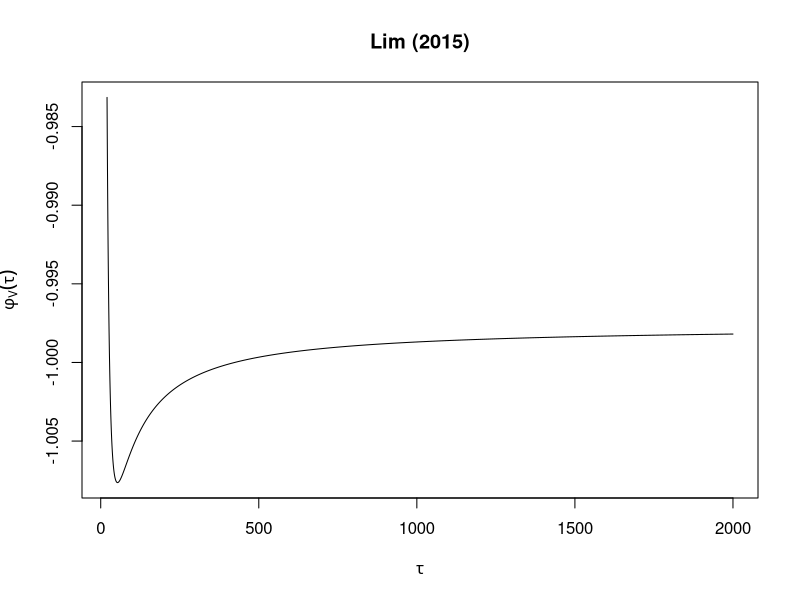
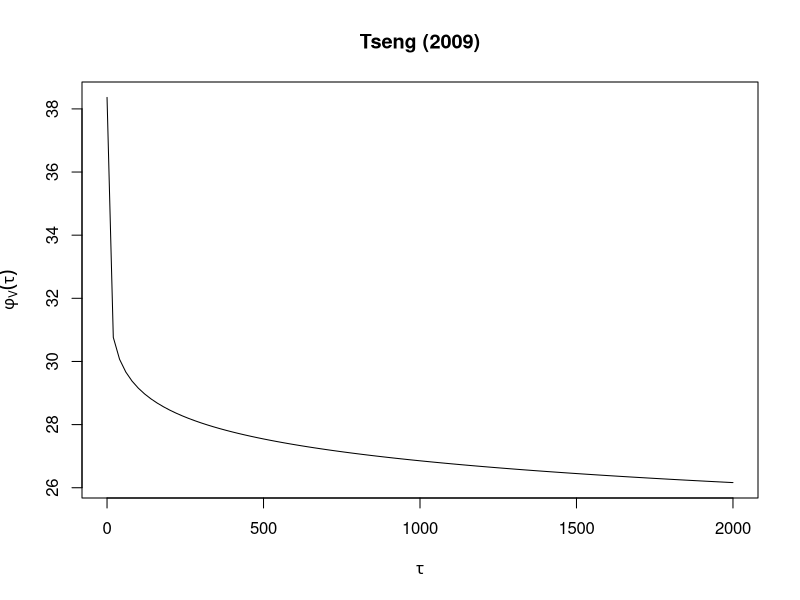
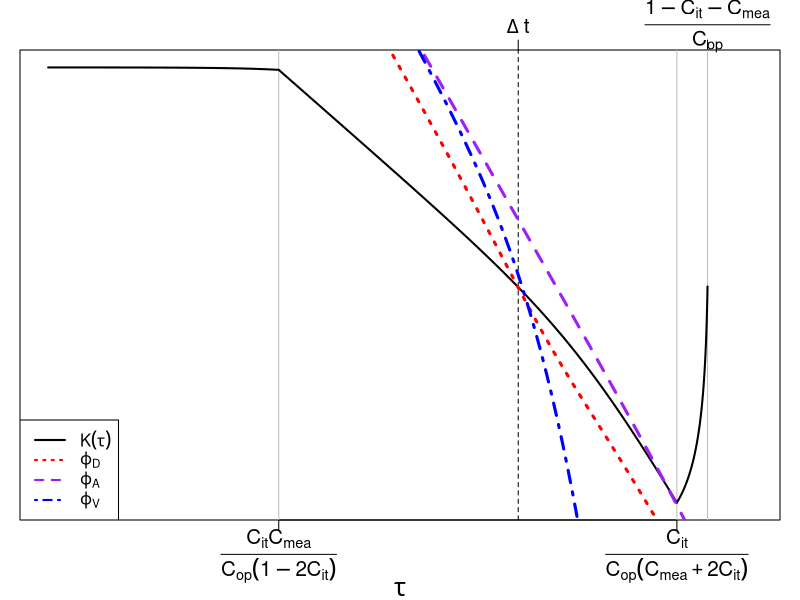
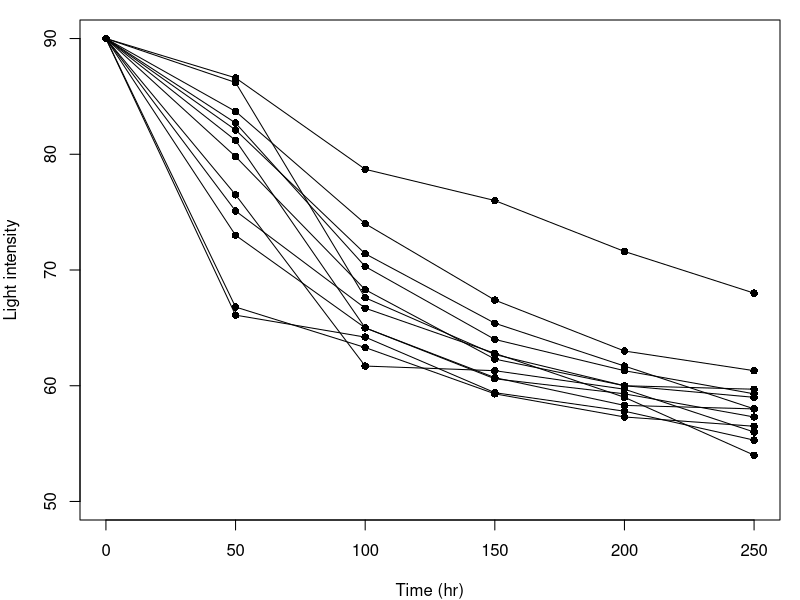
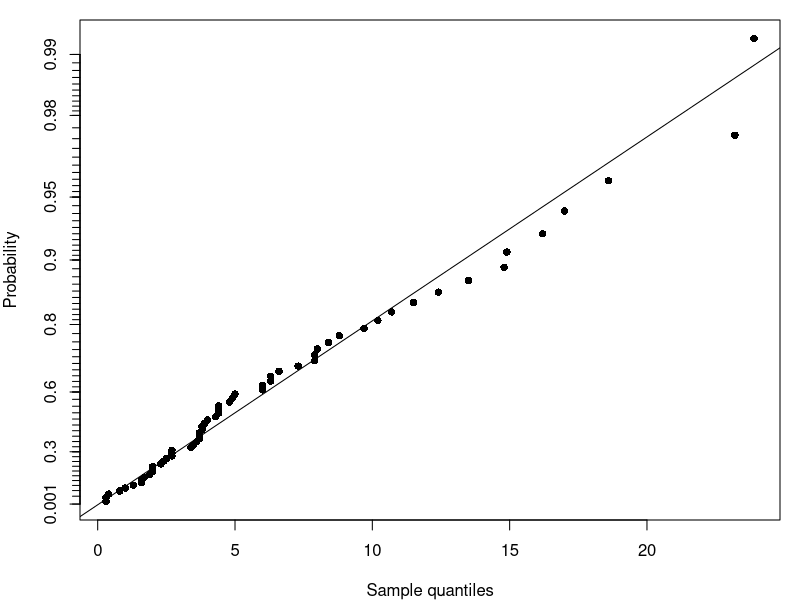

Generate these figures, in order, with R:
library(numDeriv)
library(goftest)
#type-I basis function####
varphi_D=function(tau){
  re=tau^2*(alpha*tau*trigamma(alpha*tau)-1)
  return(re)
}
l_varphi_D=function(tau){
  return(log(varphi_D(tau)))
}
d_l_varphi_D=function(tau){
  return(1/2*grad(l_varphi_D,tau))
}

#grid search####
grid_search_D=function(){
  re=list()
  objold=0
  index=1
  for(n in 1:floor((1-co*dt)/(cm+ci))){
    for(m in 1:floor((1-n*ci)/(n*cm+co*dt))){
      obj=n^2*m^2*varphi_D((1-n*ci-m*n*cm)/(co*m))
      if(obj>objold){
        re=list(n=n,m=m,tau=(1-n*ci-m*n*cm)/(co*m),Te=(1-n*ci-m*n*cm)/(co*m)*m,value=1/obj)
        objold=obj
      }
      index=index+1
    }
  }
  return(re)
}

#exact D-optimal design####
exact_design_D=function(){
  #case 8
  if(ci+cm+co*dt==1){
    obj=varphi_D(dt)
    re=list(n=1,m=1,tau=dt,Te=dt,value=1/obj,case="case8")
    return(re)
  }
  #case 4
  tau_upper=(1-ci-cm)/co
  ccost=max(co/(ci+cm),co/(1-ci))
  if(d_l_varphi_D(tau_upper)>ccost){
    obj=varphi_D(tau_upper)
    re=list(n=1,m=1,tau=tau_upper,Te=tau_upper,value=1/obj,case="case4")
  }
  #case 1
  case2u1=ci*cm/(co*(1-2*ci))
  case2u2=(1-ci-cm)/co
  case2root=function(tau){
    d_l_varphi_D(tau)-co/(cm+co*tau)
  }
  if(1-2*ci-cm>=0&case2u1>dt){
    tau_star=tryCatch(uniroot(case2root,c(dt,case2u1))$root,error=function(e)e)
    if(is.list(tau_star)){
      
    }else{
      m=(1-ci)/(cm+co*tau_star)
      obj=m^2*varphi_D(tau_star)
      return(list(n=1,m=m,tau=tau_star,Te=tau_star*m,value=1/obj,case="case1"))
    }
  }else if(1-2*ci-cm<0&case2u2>dt){
    tau_star=tryCatch(uniroot(case2root,c(dt,case2u2))$root,error=function(e)e)
    if(is.list(tau_star)){
      
    }else{
      m=(1-ci)/(cm+co*tau_star)
      obj=m^2*varphi_D(tau_star)
      return(list(n=1,m=m,tau=tau_star,Te=tau_star*m,value=1/obj,case="case1"))
    }
  }
  #case 2
  case3u=case2u2
  case3l=ci/(co*(cm+2*ci))
  case3root=function(tau){
    d_l_varphi_D(tau)-co/(1-co*tau)
  }
  if(1-2*ci-cm>0&case3u>max(dt,case3l)){
    tau_star=tryCatch(uniroot(case3root,c(max(dt,case3l),case3u))$root,error=function(e)e)
    if(is.list(tau_star)){
      
    }else{
      n=(1-co*tau_star)/(ci+cm)
      obj=n^2*varphi_D(tau_star)
      return(list(n=n,m=1,tau=tau_star,Te=tau_star,value=1/obj,case="case2"))
    }
  }
  #case 3
  case4l=case2u1
  case4u=case3l
  case4root=function(tau){
    n=(-ci+sqrt(ci^2+cm*ci/(co*tau)))/(cm*ci/(co*tau))
    d_l_varphi_D(tau)-co/(cm*n+co*tau)
  }
  if(1-2*ci-cm>0&case4u>max(dt,case4l)){
    tau_star=tryCatch(uniroot(case4root,c(max(dt,case4l),case4u))$root,error=function(e)e)
    if(is.list(tau_star)){
      
    }else{
      n=(-ci+sqrt(ci^2+cm*ci/(co*tau_star)))/(cm*ci/(co*tau_star))
      m=(-ci+sqrt(ci^2+cm*ci/(co*tau_star)))/(cm)
      obj=n^2*m^2*varphi_D(tau_star)
      return(list(n=n,m=m,tau=tau_star,Te=tau_star*m,value=1/obj,case="case3"))
    }
  }
  #case 5
  case2u1=ci*cm/(co*(1-2*ci))
  if(1-2*ci-cm>=0&case2u1>dt&d_l_varphi_D(dt)<co/(cm+co*dt)){
    tau_star=tryCatch(uniroot(case2root,c(dt,case2u1))$root,error=function(e)e)
    m=(1-ci)/(cm+co*dt)
    obj=m^2*varphi_D(dt)
    return(list(n=1,m=m,tau=dt,value=1/obj,case="case5"))
  }else if(1-2*ci-cm<0&&d_l_varphi_D(dt)<co/(cm+co*dt)){
    tau_star=tryCatch(uniroot(case2root,c(dt,case2u1))$root,error=function(e)e)
    m=(1-ci)/(cm+co*dt)
    obj=m^2*varphi_D(dt)
    return(list(n=1,m=m,tau=dt,Te=dt*m,value=1/obj,case="case5"))
  }
  #case 6
  case3l=ci/(co*(cm+2*ci))
  if(1-2*ci-cm>0&dt>case3l&d_l_varphi_D(dt)<co/(1-co*dt)){
    n=(1-co*dt)/(ci+cm)
    obj=n^2*varphi_D(dt)
    return(list(n=n,m=1,tau=dt,Te=dt,value=1/obj,case="case6"))
  }
  #case 7
  case4l=case2u1
  case4u=case3l
  n=(-ci+sqrt(ci^2+cm*ci/(co*dt)))/(cm*ci/(co*dt))
  m=(-ci+sqrt(ci^2+cm*ci/(co*dt)))/(cm)
  if(1-2*ci-cm>0&case4u>dt&dt>case4l&d_l_varphi_D(dt)<co/(cm*n+co*dt)){
    tau_star=tryCatch(uniroot(case4root,c(max(dt,case4l),case4u))$root,error=function(e)e)
    obj=n^2*m^2*varphi_D(dt)
    return(list(n=n,m=m,tau=dt,Te=dt*m,value=1/obj,case="case7"))
  }
}

#basis A function####
varphi_A=function(tau){
  re=(1/(tau^2*trigamma(alpha*tau)-tau/alpha)+1/(alpha*tau))^{-1}
  return(re)
}

l_varphi_A=function(tau){
  return(log(varphi_A(tau)))
}
d_l_varphi_A=function(tau){
  return(grad(l_varphi_A,tau))
}

#exact A-optimal design####
grid_search_A=function(){
  re=list()
  objold=0
  index=1
  for(n in 1:floor((1-co*dt)/(cm+ci))){
    for(m in 1:floor((1-n*ci)/(n*cm+co*dt))){
      obj=n*m*varphi_A((1-n*ci-m*n*cm)/(co*m))
      # print(obj)
      # if(obj<0){
      #   browser()
      # }
      if(obj>objold){
        re=list(n=n,m=m,tau=(1-n*ci-m*n*cm)/(co*m),Te=(1-n*ci-m*n*cm)/(co*m)*m,value=1/obj)
        objold=obj
      }
      index=index+1
    }
  }
  return(re)
}
exact_design_A=function(){
  #case 8
  if(ci+cm+co*dt==1){
    obj=varphi_A(dt)
    re=list(n=1,m=1,tau=dt,Te=dt,value=1/obj,case="case8")
    return(re)
  }
  #case 4
  tau_upper=(1-ci-cm)/co
  ccost=max(co/(ci+cm),co/(1-ci))
  if(d_l_varphi_A(tau_upper)>ccost){
    obj=varphi_A(tau_upper)
    re=list(n=1,m=1,tau=tau_upper,Te=tau_upper,value=1/obj,case="case4")
  }
  #case 1
  case2u1=ci*cm/(co*(1-2*ci))
  case2u2=(1-ci-cm)/co
  case2root=function(tau){
    d_l_varphi_A(tau)-co/(cm+co*tau)
  }
  if(1-2*ci-cm>=0&case2u1>dt){
    tau_star=tryCatch(uniroot(case2root,c(dt,case2u1))$root,error=function(e)e)
    if(is.list(tau_star)){
      
    }else{
      m=(1-ci)/(cm+co*tau_star)
      obj=m*varphi_A(tau_star)
      return(list(n=1,m=m,tau=tau_star,Te=tau_star*m,value=1/obj,case="case1"))
    }
  }else if(1-2*ci-cm<0&case2u2>dt){
    tau_star=tryCatch(uniroot(case2root,c(dt,case2u2))$root,error=function(e)e)
    if(is.list(tau_star)){
      
    }else{
      m=(1-ci)/(cm+co*tau_star)
      obj=m*varphi_A(tau_star)
      return(list(n=1,m=m,tau=tau_star,Te=tau_star*m,value=1/obj,case="case1"))
    }
  }
  #case 2
  case3u=case2u2
  case3l=ci/(co*(cm+2*ci))
  case3root=function(tau){
    d_l_varphi_A(tau)-co/(1-co*tau)
  }
  if(1-2*ci-cm>0&case3u>max(dt,case3l)){
    tau_star=tryCatch(uniroot(case3root,c(max(dt,case3l),case3u))$root,error=function(e)e)
    if(is.list(tau_star)){
      
    }else{
      n=(1-co*tau_star)/(ci+cm)
      obj=n*varphi_A(tau_star)
      return(list(n=n,m=1,tau=tau_star,Te=tau_star,value=1/obj,case="case2"))
    }
  }
  #case 3
  case4l=case2u1
  case4u=case3l
  case4root=function(tau){
    n=(-ci+sqrt(ci^2+cm*ci/(co*tau)))/(cm*ci/(co*tau))
    d_l_varphi_A(tau)-co/(cm*n+co*tau)
  }
  if(1-2*ci-cm>0&case4u>max(dt,case4l)){
    tau_star=tryCatch(uniroot(case4root,c(max(dt,case4l),case4u))$root,error=function(e)e)
    if(is.list(tau_star)){
      
    }else{
      n=(-ci+sqrt(ci^2+cm*ci/(co*tau_star)))/(cm*ci/(co*tau_star))
      m=(-ci+sqrt(ci^2+cm*ci/(co*tau_star)))/(cm)
      obj=n*m*varphi_A(tau_star)
      return(list(n=n,m=m,tau=tau_star,Te=tau_star*m,value=1/obj,case="case3"))
    }
  }
  #case 5
  case2u1=ci*cm/(co*(1-2*ci))
  if(1-2*ci-cm>=0&case2u1>dt&d_l_varphi_A(dt)<co/(cm+co*dt)){
    tau_star=tryCatch(uniroot(case2root,c(dt,case2u1))$root,error=function(e)e)
    m=(1-ci)/(cm+co*dt)
    obj=m*varphi_A(dt)
    return(list(n=1,m=m,tau=dt,Te=dt*m,value=1/obj,case="case5"))
  }else if(1-2*ci-cm<0&&d_l_varphi_A(dt)<co/(cm+co*dt)){
    tau_star=tryCatch(uniroot(case2root,c(dt,case2u1))$root,error=function(e)e)
    m=(1-ci)/(cm+co*dt)
    obj=m*varphi_A(dt)
    return(list(n=1,m=m,tau=dt,Te=dt*m,value=1/obj,case="case5"))
  }
  #case 6
  case3l=ci/(co*(cm+2*ci))
  if(1-2*ci-cm>0&dt>case3l&d_l_varphi_A(dt)<co/(1-co*dt)){
    n=(1-co*dt)/(ci+cm)
    obj=n*varphi_A(dt)
    return(list(n=n,m=1,tau=dt,Te=dt,value=1/obj,case="case6"))
  }
  #case 7
  case4l=case2u1
  case4u=case3l
  n=(-ci+sqrt(ci^2+cm*ci/(co*dt)))/(cm*ci/(co*dt))
  m=(-ci+sqrt(ci^2+cm*ci/(co*dt)))/(cm)
  if(1-2*ci-cm>0&case4u>dt&dt>case4l&d_l_varphi_A(dt)<co/(cm*n+co*dt)){
    tau_star=tryCatch(uniroot(case4root,c(max(dt,case4l),case4u))$root,error=function(e)e)
    obj=n*m*varphi_A(dt)
    return(list(n=n,m=m,tau=dt,Te=dt*m,value=1/obj,case="case7"))
  }
}


#basis V function####
Qcdf=function(par){
  t=par[1]
  alpha=par[2]
  gamma=par[3]
  re=1-pgamma(eta,shape=alpha*t,rate=alpha*exp(-gamma))
  return(re)
}
xip=function(par){
  alpha=par[1]
  gamma=par[2]
  Qcdfroot=function(par){
    xi=par
    if(xi==0){
      return(-p)
    }else{
      re=1-pgamma(eta,shape=alpha*xi,rate=alpha*exp(-gamma))-p
    }
    return(re)
  }
  re=uniroot(Qcdfroot,c(0,exp(-gamma)*eta))
  return(re$root)
}
DQcdf=function(par){
  re=grad(Qcdf,c(xip(par),par))
  return(re)
}
varphi_V=function(tau){
  gradQcdf=DQcdf(c(alpha,gamma))
  h1=gradQcdf[2]/gradQcdf[1]
  h2=gradQcdf[3]/gradQcdf[1]
  re=((h1^2)/(tau^2*trigamma(alpha*tau)-tau/alpha)+(h2^2)/(alpha*tau))^{-1}
  return(re)
}

l_varphi_V=function(tau){
  return(log(varphi_V(tau)))
}
d_l_varphi_V=function(tau){
  return(grad(l_varphi_V,tau))
}
#exact V-optimal design####
exact_design_V=function(){
  #case 8
  if(ci+cm+co*dt==1){
    obj=varphi_V(dt)
    re=list(n=1,m=1,tau=dt,Te=dt,avar=1/obj,case="case8")
    return(re)
  }
  #case 4
  tau_upper=(1-ci-cm)/co
  ccost=max(co/(ci+cm),co/(1-ci))
  if(d_l_varphi_V(tau_upper)>ccost){
    obj=varphi_V(tau_upper)
    re=list(n=1,m=1,tau=tau_upper,Te=tau_upper,avar=1/obj,case="case4")
  }
  #case 1
  case2u1=ci*cm/(co*(1-2*ci))
  case2u2=(1-ci-cm)/co
  case2root=function(tau){
    d_l_varphi_V(tau)-co/(cm+co*tau)
  }
  if(1-2*ci-cm>=0&case2u1>dt){
    tau_star=tryCatch(uniroot(case2root,c(dt,case2u1))$root,error=function(e)e)
    if(is.list(tau_star)){
      
    }else{
      m=(1-ci)/(cm+co*tau_star)
      obj=m*varphi_V(tau_star)
      return(list(n=1,m=m,tau=tau_star,Te=tau_star*m,avar=1/obj,case="case1"))
    }
  }else if(1-2*ci-cm<0&case2u2>dt){
    tau_star=tryCatch(uniroot(case2root,c(dt,case2u2))$root,error=function(e)e)
    if(is.list(tau_star)){
      
    }else{
      m=(1-ci)/(cm+co*tau_star)
      obj=m*varphi_V(tau_star)
      return(list(n=1,m=m,tau=tau_star,Te=tau_star*m,avar=1/obj,case="case1"))
    }
  }
  #case 2
  case3u=case2u2
  case3l=ci/(co*(cm+2*ci))
  case3root=function(tau){
    d_l_varphi_V(tau)-co/(1-co*tau)
  }
  if(1-2*ci-cm>0&case3u>max(dt,case3l)){
    tau_star=tryCatch(uniroot(case3root,c(max(dt,case3l),case3u))$root,error=function(e)e)
    if(is.list(tau_star)){
      
    }else{
      n=(1-co*tau_star)/(ci+cm)
      obj=n*varphi_V(tau_star)
      return(list(n=n,m=1,tau=tau_star,Te=tau_star,avar=1/obj,case="case2"))
    }
  }
  #case 3
  case4l=case2u1
  case4u=case3l
  case4root=function(tau){
    n=(-ci+sqrt(ci^2+cm*ci/(co*tau)))/(cm*ci/(co*tau))
    d_l_varphi_V(tau)-co/(cm*n+co*tau)
  }
  if(1-2*ci-cm>0&case4u>max(dt,case4l)){
    tau_star=tryCatch(uniroot(case4root,c(max(dt,case4l),case4u))$root,error=function(e)e)
    if(is.list(tau_star)){
      
    }else{
      n=(-ci+sqrt(ci^2+cm*ci/(co*tau_star)))/(cm*ci/(co*tau_star))
      m=(-ci+sqrt(ci^2+cm*ci/(co*tau_star)))/(cm)
      obj=n*m*varphi_V(tau_star)
      return(list(n=n,m=m,tau=tau_star,Te=tau_star*m,avar=1/obj,case="case3"))
    }
  }
  #case 6
  case2u1=ci*cm/(co*(1-2*ci))
  if(1-2*ci-cm>=0&case2u1>dt&d_l_varphi_V(dt)<co/(cm+co*dt)){
    tau_star=tryCatch(uniroot(case2root,c(dt,case2u1))$root,error=function(e)e)
    m=(1-ci)/(cm+co*dt)
    obj=m*varphi_V(dt)
    return(list(n=1,m=m,tau=dt,avar=1/obj,case="case5"))
  }else if(1-2*ci-cm<0&&d_l_varphi_V(dt)<co/(cm+co*dt)){
    tau_star=tryCatch(uniroot(case2root,c(dt,case2u1))$root,error=function(e)e)
    m=(1-ci)/(cm+co*dt)
    obj=m*varphi_V(dt)
    return(list(n=1,m=m,tau=dt,Te=dt*m,avar=1/obj,case="case5"))
  }
  #case 7
  case3l=ci/(co*(cm+2*ci))
  if(1-2*ci-cm>0&dt>case3l&d_l_varphi_V(dt)<co/(1-co*dt)){
    n=(1-co*dt)/(ci+cm)
    obj=n*varphi_V(dt)
    return(list(n=n,m=1,tau=dt,Te=dt*1,avar=1/obj,case="case6"))
  }
  #case 8
  case4l=case2u1
  case4u=case3l
  n=(-ci+sqrt(ci^2+cm*ci/(co*dt)))/(cm*ci/(co*dt))
  m=(-ci+sqrt(ci^2+cm*ci/(co*dt)))/(cm)
  if(1-2*ci-cm>0&case4u>dt&dt>case4l&d_l_varphi_V(dt)<co/(cm*n+co*dt)){
    tau_star=tryCatch(uniroot(case4root,c(max(dt,case4l),case4u))$root,error=function(e)e)
    obj=n*m*varphi_V(dt)
    return(list(n=n,m=m,tau=dt,Te=dt*m,avar=1/obj,case="case7"))
  }
}
grid_search_V=function(){
  re=list()
  objold=0
  index=1
  for(n in 1:floor((1-co*dt)/(cm+ci))){
    for(m in 1:floor((1-n*ci)/(n*cm+co*dt))){
      obj=n*m*varphi_V((1-n*ci-m*n*cm)/(co*m))
      if(obj>objold){
        re=list(n=n,m=m,tau=(1-n*ci-m*n*cm)/(co*m),Te=(1-n*ci-m*n*cm)/(co*m)*m,value=1/obj)
        objold=obj
      }
      index=index+1
    }
  }
  return(re)
}
#type-II-basis function####
varrho_D=function(gm,te,alpha,gamma=NULL,dt,eta=NULL,p=NULL,log=T){
  m=gm
  omega=te-(m-1)*dt
  re=alpha*te*((m-1)*dt^2*psigamma(alpha*dt,1)+(omega)^2*psigamma(alpha*omega,1))-te^2
  if(log==T){
    return(log(re))
  }else{
    return(re)
  }
}
phi_D=function(n,m,te,alpha,gamma=NULL,dt,eta=NULL,p=NULL){
  re=varrho_D(m,te,alpha,gamma=NULL,dt,eta=NULL,p=NULL,F)
  return(1/(n^2*re))
}
varphi_Dm=function(m,te,alpha,gamma=NULL,dt,eta=NULL,p=NULL){
  re=grad(varrho_D,x=m,te=te,alpha=alpha,dt=dt,log=T)/2
  return(re)
}
varphi_DT=function(m,te,alpha,gamma=NULL,dt,eta=NULL,p=NULL){
  re=grad(varrho_D,x=te,gm=m,alpha=alpha,dt=dt,log=T)/2
  return(re)
}
varrho_A=function(gm,te,alpha,gamma=NULL,dt,eta=NULL,p=NULL,log=T){
  m=gm
  omega=te-(m-1)*dt
  re1=(m-1)*dt^2*psigamma(alpha*dt,1)+(omega)^2*psigamma(alpha*omega,1)-te/alpha
  re2=alpha*te
  re=(1/re1+1/re2)^(-1)
  if(log==T){
    return(log(re))
  }else{
    return(re)
  }
}
phi_A=function(n,m,te,alpha,gamma=NULL,dt,eta=NULL,p=NULL){
  re=varrho_A(m,te,alpha,gamma=NULL,dt,eta=NULL,p=NULL,F)
  return(1/(n*re))
}
varphi_Am=function(m,te,alpha,gamma=NULL,dt,eta=NULL,p=NULL){
  re=grad(varrho_A,x=m,te=te,alpha=alpha,dt=dt,log=T)
  return(re)
}
varphi_AT=function(m,te,alpha,gamma=NULL,dt,eta=NULL,p=NULL){
  re=grad(varrho_A,x=te,gm=m,alpha=alpha,dt=dt,log=T)
  return(re)
}
varrho_V=function(gm,te,alpha,gamma,dt,eta,p,log=T){
  m=gm
  Qcdf=function(par){
    t=par[1]
    alpha=par[2]
    gamma=par[3]
    re=1-pgamma(eta,shape=alpha*t,rate=alpha*exp(-gamma))
    return(re)
  }
  xip=function(par){
    alpha=par[1]
    gamma=par[2]
    Qcdfroot=function(par){
      xi=par
      if(xi==0){
        return(-p)
      }else{
        re=1-pgamma(eta,shape=alpha*xi,rate=alpha*exp(-gamma))-p
      }
      return(re)
    }
    re=uniroot(Qcdfroot,c(0,2*exp(-gamma)*eta))
    return(re$root)
  }
  DQcdf=function(par){
    re=grad(Qcdf,c(xip(par),par))
    return(re)
  }
  gradQcdf=DQcdf(c(alpha,gamma))
  h1=gradQcdf[2]/gradQcdf[1]
  h2=gradQcdf[3]/gradQcdf[1]
  omega=te-(m-1)*dt
  re1=(m-1)*dt^2*psigamma(alpha*dt,1)+(omega)^2*psigamma(alpha*omega,1)-te/alpha
  re2=alpha*te
  re=(h1^2/re1+h2^2/re2)^(-1)
  if(log==T){
    return(log(re))
  }else{
    return(re)
  }
}
phi_V=function(n,m,te,alpha,gamma,dt,eta,p){
  re=varrho_V(m,te,alpha,gamma,dt,eta,p,F)
  return(1/(n*re))
}
varphi_Vm=function(m,te,alpha,gamma,dt,eta,p){
  re=grad(varrho_V,x=m,te=te,alpha=alpha,gamma=gamma,dt=dt,eta=eta,p=p,log=T)
  return(re)
}
varphi_VT=function(m,te,alpha,gamma,dt,eta,p){
  re=grad(varrho_V,x=te,gm=m,alpha=alpha,gamma=gamma,dt=dt,eta=eta,p=p,log=T)
  return(re)
}

Qcdf=function(par){
  t=par[1]
  alpha=par[2]
  gamma=par[3]
  re=1-pgamma(eta,shape=alpha*t,rate=alpha*exp(-gamma))
  return(re)
}
xip=function(par){
  alpha=par[1]
  gamma=par[2]
  Qcdfroot=function(par){
    xi=par
    if(xi==0){
      return(-p)
    }else{
      re=1-pgamma(eta,shape=alpha*xi,rate=alpha*exp(-gamma))-p
    }
    return(re)
  }
  re=uniroot(Qcdfroot,c(0,exp(-gamma)*eta))
  return(re$root)
}
DQcdf=function(par){
  re=grad(Qcdf,c(xip(par),par))
  return(re)
}
varphi_V=function(tau){
  gradQcdf=DQcdf(c(alpha,gamma))
  h1=gradQcdf[2]/gradQcdf[1]
  h2=gradQcdf[3]/gradQcdf[1]
  re=((h1^2)/(tau^2*trigamma(alpha*tau)-tau/alpha)+(h2^2)/(alpha*tau))^{-1}
  return(re)
}

l_varphi_V=function(tau){
  return(log(varphi_V(tau)))
}
d_l_varphi_V=function(tau){
  return(grad(l_varphi_V,tau))
}
#optimal type-II design####
exact_typII=function(ci,cm,co,alpha,gamma=NULL,dt,eta=NULL,p=NULL,varphim,varphiT,phi){
  # browser()
  TC=function(n,m,te){
    ci*n+cm*n*m+co*te
  }
  #m,te,alpha,gamma=NULL,dt,eta=NULL,p=NULL
  #case1
  Tm=function(m){
    (1-cm*m-ci)/co
  }
  f=function(m){
    varphim(m,Tm(m),alpha,gamma,dt,eta,p)/varphiT(m,Tm(m),alpha,gamma,dt,eta,p)-cm/co
  }
  m1=try(uniroot(f,c(1,(1-ci-co*dt)/cm)))
  if(is.list(m1)){
    m1=m1$root
    if(co/(ci+cm*m1)<varphiT(m1,Tm(m1),alpha,gamma,dt,eta,p)){
      ns=1
      ms=m1
      Ts=Tm(m1)
      return(list(n=ns,m=ms,Te=Ts,obj=phi(ns,ms,Ts,alpha,gamma,dt,eta,p),cost=TC(ns,ms,Ts),case="case1"))
    }
  }
  
  #case2
  Tn=function(n){
    (1-n*(cm+ci))/co
  }
  f=function(n){
    n*varphiT(1,Tn(n),alpha,gamma,dt,eta,p)-co/(ci+cm)
  }
  n2=try(uniroot(f,c(1,(1-co*dt)/(ci+cm))))
  if(is.list(n2)){
    n2=n2$root
    if(varphim(1,Tn(n2),alpha,gamma,dt,eta,p)<cm/(ci+cm)){
      ns=n2
      ms=1
      Ts=Tn(n2)
      return(list(n=ns,m=ms,Te=Ts,obj=phi(ns,ms,Ts,alpha,gamma,dt,eta,p),cost=TC(ns,ms,Ts),case="case2"))
    }
  }
  #case3
  # browser()
  Tnm=function(n,m){
    (1-ci*n-cm*n*m)/co
  }
  f=function(par){
    # browser()
    n=par[1]
    m=par[2]
    if(n<1|m<1|m>(1-ci*n)/(cm*n+co*dt)|n>(1-co*dt)/(ci+cm)){
      return(Inf)
    }
    re1=abs(varphim(m,Tnm(n,m),alpha,gamma,dt,eta,p)-cm/(ci+cm*m))
    re2=abs(n*varphiT(m,Tnm(n,m),alpha,gamma,dt,eta,p)-co/(ci+cm*m))
    return(re1+re2)
  }
  # f1=function(n,m){
  #   # browser()
  #   re1=varphim(m,Tnm(n,m),alpha,gamma,dt,eta,p)-cm/(ci+cm*m)
  #   return(re1)
  # }
  # f2=function(n,m){
  #   # browser()
  #   re2=n*varphiT(m,Tnm(n,m),alpha,gamma,dt,eta,p)-co/(ci+cm*m)
  #   return(re2)
  # }
  n3=m3=2
  # browser()
  # for(iter in 1:1){
  #   n3=uniroot(f1,c(1,floor((1-ci)/(cm+co*dt))/2),n=m3)$root
  #   m3=uniroot(f2,c(1,floor((1-co*dt)/(ci+cm))/2),m=n3)$root
  # }
  # nini=mean(c(1,(1-co*dt)/(ci+cm)))
  # mini=mean(c(1,(1-ci*nini)/(cm*nini+co*dt)))
  
  n3m3=list(value=Inf)
  for(nini in 1:floor((1-co*dt)/(ci+cm))){
    mini=floor((1-ci*nini)/(cm*nini+co*dt))
    n3m3new=optim(c(nini,mini),f,list(maxit=10000))
    if(n3m3new$value<n3m3$value){
      n3m3=n3m3new
      # print(n3m3$value)
      if(n3m3$value<10^-10){
        break
      }
    }
  }
  
  n3=n3m3$par[1]
  m3=n3m3$par[2]
  if(n3>1&m3>1&Tnm(n3,m3)>m3*dt+10^-4){
    ns=n3
    ms=m3
    Ts=Tnm(n3,m3)
    return(list(n=ns,m=ms,Te=Ts,obj=phi(ns,ms,Ts,alpha,gamma,dt,eta,p),cost=TC(ns,ms,Ts),case="case3"))
  }
  #case4
  T4=(1-cm-ci)/co
  if(co/(ci+cm)<varphiT(1,T4,alpha,gamma,dt,eta,p)&varphim(1,T4,alpha,gamma,dt,eta,p)/varphiT(1,T4,alpha,gamma,dt,eta,p)<cm/co){
    ns=1
    ms=1
    Ts=T4
    return(list(n=ns,m=ms,Te=Ts,obj=phi(ns,ms,Ts,alpha,gamma,dt,eta,p),cost=TC(ns,ms,Ts),case="case4"))
  }
  #case5
  m5=(1-ci)/(cm+co*dt)
  if((cm+dt*co)/(ci+cm*m5)<varphim(m5,m5*dt,alpha,gamma,dt,eta,p)+dt*varphiT(m5,m5*dt,alpha,gamma,dt,eta,p)){
    ns=1
    ms=m5
    Ts=m5*dt
    return(list(n=ns,m=ms,Te=Ts,obj=phi(ns,ms,Ts,alpha,gamma,dt,eta,p),cost=TC(ns,ms,Ts),case="case5"))
  }
  #case6
  n6=(1-co*dt)/(ci+cm)
  if(n6*(varphim(1,dt,alpha,gamma,dt,eta,p)+dt*varphiT(1,dt,alpha,gamma,dt,eta,p))<(co*dt+cm*n6)/(ci+cm)&n6*varphiT(1,dt,alpha,gamma,dt,eta,p)<co/(ci+cm)){
    ns=n6
    ms=1
    Ts=dt
    return(list(n=ns,m=ms,Te=Ts,obj=phi(ns,ms,Ts,alpha,gamma,dt,eta,p),cost=TC(ns,ms,Ts),case="case6"))
  }
  #case7
  nm=function(m){
    (1-co*m*dt)/(ci+cm*m)
  }
  f=function(m){
    nm(m)*(varphim(m,m*dt,alpha,gamma,dt,eta,p)+dt*varphiT(m,m*dt,alpha,gamma,dt,eta,p))-(co*dt+cm*nm(m))/(ci+cm*m)
  }
  m7=try(uniroot(f,c(1,(1-ci)/(co*dt+cm))))
  if(is.list(m7)){
    m7=m7$root
    if(nm(m7)*varphiT(m7,m7*dt,alpha,gamma,dt,eta,p)<co/(ci+cm*m7)){
      ns=nm(m7)
      ms=m7
      Ts=m7*dt
      return(list(n=ns,m=ms,Te=Ts,obj=phi(ns,ms,Ts,alpha,gamma,dt,eta,p),cost=TC(ns,ms,Ts),case="case7"))
    }
  }
  #case8
  if(ci+cm+co*dt==1){
    ns=1
    ms=1
    Ts=dt
    return(list(n=ns,m=ms,Te=Ts,obj=phi(ns,ms,Ts,alpha,gamma,dt,eta,p),cost=TC(ns,ms,Ts),case="case8"))
  }
}
grid_search_II=function(phi){
  re=list()
  objold=Inf
  index=1
  for(n in 1:floor((1-co*dt)/(cm+ci))){
    for(m in 1:floor((1-n*ci-co*dt)/(n*cm))){
      if((1-n*ci-m*n*cm)/(co)<m*dt){
        
      }else{
        obj=phi(n,m,(1-n*ci-m*n*cm)/(co),alpha,gamma,dt,eta,p)
        if(obj<objold){
          re=list(n=n,m=m,te=(1-n*ci-m*n*cm)/(co),value=obj,cost=ci*n+cm*n*m+co*(1-n*ci-m*n*cm)/(co))
          objold=obj
        }
        index=index+1
      }
    }
  }
  return(re)
}
#figures####
#Lim (2015)
pdf("Lim_2015.pdf",width = 7,height=7,pointsize = 18)
alpha=0.065;gamma=-0.77;eta=0.5;p=0.1
curve(log(1/varphi_V(x)),20,2000,xlab=expression(tau),ylab=expression(phi[V](tau)),main="Lim (2015)",n=10000)
dev.off()
#Tseng(2009)
pdf("Tseng_2009.pdf",width = 7,height=7,pointsize = 18)
alpha=exp(4.17-4058.79/323);beta=1/0.0625;gamma=log(alpha/beta);eta=5;p=0.05
curve(log(1/varphi_V(x)),0.01,2000,xlab=expression(tau),ylab=expression(phi[V](tau)),main="Tseng (2009)")
dev.off()


#plot of K(tau) lim2015####
library(numDeriv)
alpha=0.065;gamma=-0.77
cb=1000;ci=30/cb;cm=1.9/cb;co=2.7/cb;eta=0.5;p=0.1;dt=5
K1=function(tau){
  (cm/co+tau)^(-1)
}
K2=function(tau){
  (1/co-tau)^(-1)
}
K3=function(tau){
  (tau*sqrt(1+cm/(co*ci*tau)))^(-1)
}
pdf("k_tau_ex1.pdf",width=7,height=7,pointsize=18)
par(mar=c(4,1,2.5,1))
plot(10,10,xlim=c(-9,log((1-ci-cm)/co)+1),ylim=log(c(co*(cm+2*ci)/(ci+cm),co/cm)),xlab=expression(tau),ylab="",xaxt="n",yaxt="n",cex.lab=1.5)
axis(1,at=log(c(ci*cm/(co*(1-2*ci)),ci/(co*(cm+2*ci)))),labels = expression(frac(C[it]*C[mea],C[op]*(1-2*C[it])),frac(C[it],C[op]*(C[mea]+2*C[it]))),padj=0.5,cex.axis=1.24)
axis(3,at=log(c((1-ci-cm)/co)),labels = expression(frac(1-C[it]-C[mea],C[op])),padj=0.5,cex.axis=1.24)
abline(v=log(c(ci*cm/(co*(1-2*ci)),ci/(co*(cm+2*ci)),(1-ci-cm)/co)),col="gray")
#abline(h=c(co/cm,K1(ci*cm/(co*(1-2*ci))),K3(ci/(co*(cm+2*ci))),K2((1-ci-cm)/co)),col="gray")
K1x=seq(-9,log(ci*cm/(co*(1-2*ci))),length.out=100)
lines((K1x),log(K1(exp(K1x))),lwd=2)
K3x=seq(log(ci*cm/(co*(1-2*ci))),log(ci/(co*(cm+2*ci))),length.out=100)
lines((K3x),log(K3(exp(K3x))),lwd=2)
K2x=seq(log(ci/(co*(cm+2*ci))),log((1-ci-cm)/co),length.out=100)
lines((K2x),log(K2(exp(K2x))),lwd=2)
abline(v=log(dt),lty=2)
axis(3,at=log(dt),labels = expression(Delta~t),padj=0.5,cex.axis=1.24)
curve(log(Vectorize(d_l_varphi_D)(exp(x))),log(ci*cm/(co*(1-2*ci))*0.1),log((1-ci-cm)/co),add = T,col="red",n=100,lty=3,lwd=3)
case4root=function(tau){
  n=(-ci+sqrt(ci^2+cm*ci/(co*tau)))/(cm*ci/(co*tau))
  d_l_varphi_D(tau)-2*co/(cm*n+co*tau)
}
tau_star=tryCatch(uniroot(case4root,c(ci*cm/(co*(1-2*ci)),ci/(co*(cm+2*ci))))$root,error=function(e)e)
curve(log(Vectorize(d_l_varphi_A)(exp(x))),log(ci*cm/(co*(1-2*ci))*0.1),log((1-ci-cm)/co),add = T,col="purple",n=100,lty=2,lwd=3)
curve(log(Vectorize(d_l_varphi_V)(exp(x))),log(ci*cm/(co*(1-2*ci))*0.1),log((1-ci-cm)/co),add = T,col="blue",n=100,lty=4,lwd=3)
legend("bottomleft",legend=expression(K(tau),varphi[D],varphi[A],varphi[V]),lty=c(1,3,2,4),col=c("black","red","purple","blue"),lwd=2)
dev.off()


#example 2
test_time=c(0,50,100,150,200,250)
LED_deg=matrix(c(13.4,17.9,17.3,20.2,24.9,16.3,27,13.8,18.8,33.2,33.9,23.5,
                 21.3,28.6,29.7,31.7,33.3,26.0,35.0,32.4,35.0,36.7,35.8,38.3,
                 24,34.6,36,37.7,37.2,32.6,39.3,37.3,39.4,40.7,40.6,38.7,
                 28.4,38.3,38.7,40,41,37,41.7,40,40.7,42.7,42.2,40.3,
                 32.0,42.0,40.7,41,46,38.7,42,40.3,42.7,43.5,44.7,44.0),ncol=5)
LED_deg=cbind(rep(10,12),LED_deg)
LED_deg=100-LED_deg

pdf("ex2data.pdf",width=7,height=7,pointsize = 18)
par(mar=c(4,4,1,1))
plot(-100,xlim=c(0,250),ylim=c(50,90),xlab="Time (hr)",ylab="Light intensity")
for(i in 1:nrow(LED_deg)){
  points(test_time,LED_deg[i,],pch=16)
  lines(test_time,LED_deg[i,])
}
dev.off()

likelihood=function(par){
  # browser()
  alpha=par[1]
  gam=par[2]
  time_tran=test_time
  inc=sapply(1:nrow(LED_deg),function(x){-diff(LED_deg[x,])})
  dtime_tran=diff(time_tran)
  re=sapply(1:ncol(inc),function(x){
    dt=dtime_tran
    dz=inc[,x]
    re2=alpha*dt*log(alpha)-lgamma(alpha*dt)+(alpha*dt-1)*log(dz)-alpha*(dz*exp(-gam)+gam*dt)
    return(re2)
  })
  res=sum(re)
  return(res)
}
gammaopt=optim(c(0.02,2.11),likelihood,control = list(fnscale=-1))
alpha_hat=gammaopt$par[1]
gamma_hat=gammaopt$par[2]

pdf("ex2dataprobplot.pdf",width=7,height=7,pointsize = 18)
par(mar=c(4,4,1,1))
inc=sapply(1:nrow(LED_deg),function(x){-diff(LED_deg[x,])})
py=((1:length(inc))-0.5)/length(inc)
qy=qgamma(py,shape=alpha_hat*50,rate=alpha_hat*exp(-gamma_hat))
qqplot(inc,qy,xlab="Sample quantiles",ylab="Probability",pch=16,yaxt="n")
# atp=seq(qgamma(c(0.001),shape=alpha_hat*50,rate=alpha_hat*exp(-gamma_hat)),qgamma(c(0.99),shape=alpha_hat*50,rate=alpha_hat*exp(-gamma_hat)),length.out=10)
atp=c(0.001,0.3,0.6,0.8,0.9,0.95,0.98,0.99)
# axis(2,at=atp,label=round(pgamma(atp,shape=alpha_hat*50,rate=alpha_hat*exp(-gamma_hat)),3))
axis(2,at=qgamma(atp,shape=alpha_hat*50,rate=alpha_hat*exp(-gamma_hat)),label=atp)
axissmallt=function(atp){
  n=length(atp)
  satp=c()
  for(i in 2:n){
    satp=c(satp,seq(atp[i-1],atp[i],length.out=11))
  }
  axis(2,at=qgamma(satp,shape=alpha_hat*50,rate=alpha_hat*exp(-gamma_hat)),tck=-0.015,labels=F)
}
axissmallt(atp)
abline(a=0,b=1)
dev.off()
ad.test(sort(inc),"pgamma",shape=alpha_hat*50,rate=alpha_hat*exp(-gamma_hat))


#tables####
#example 1
alpha=0.065;gamma=-0.77
cb=1000;ci=30/cb;cm=1.9/cb;co=2.7/cb;eta=0.5;p=0.1;dt=5
summarizeoptIandII=function(){
  opiiD=as.numeric(unlist(exact_typII(ci=ci,cm=cm,co=co,alpha=alpha,gamma=gamma,dt=dt,eta=eta,p=p,varphi_Dm,varphi_DT,phi_D)))
  # browser()
  opiiA=as.numeric(unlist(exact_typII(ci=ci,cm=cm,co=co,alpha=alpha,gamma=gamma,dt=dt,eta=eta,p=p,varphi_Am,varphi_AT,phi_A)))
  opiiV=as.numeric(unlist(exact_typII(ci=ci,cm=cm,co=co,alpha=alpha,gamma=gamma,dt=dt,eta=eta,p=p,varphi_Vm,varphi_VT,phi_V)))
  opiD=as.numeric(unlist(exact_design_D()))
  opiA=as.numeric(unlist(exact_design_A()))
  opiV=as.numeric(unlist(exact_design_V()))
  re=matrix(c(unlist(opiD)[c(5,5,1,2,4)]/c(1,unlist(opiiD)[4],1,1,1),
              unlist(opiiD)[c(4,4,1,2,3)]/c(1,unlist(opiiD)[4],1,1,1),
              unlist(opiA)[c(5,5,1,2,4)]/c(1,unlist(opiiA)[4],1,1,1),
              unlist(opiiA)[c(4,4,1,2,3)]/c(1,unlist(opiiA)[4],1,1,1),
              unlist(opiV)[c(5,5,1,2,4)]/c(1,unlist(opiiV)[4],1,1,1),
              unlist(opiiV)[c(4,4,1,2,3)]/c(1,unlist(opiiV)[4],1,1,1)),ncol=5,byrow=T)
  re[,2]=1/re[,2]
  re=data.frame(re)
  colnames(re)=c("obj","RE","n","m","Te")
  return(re)
}
options(digits = 3)
table1=summarizeoptIandII()
#example 2
alpha=0.02825;gamma=-2.0725
cb=1000;ci=7.56*10^(-2);cm=1.06*10^(-3);co=1.17*10^(-4);eta=50;p=0.05;dt=5
summarizeoptIandII=function(){
  opiiD=as.numeric(unlist(exact_typII(ci=ci,cm=cm,co=co,alpha=alpha,gamma=gamma,dt=dt,eta=eta,p=p,varphi_Dm,varphi_DT,phi_D)))
  # browser()
  opiiA=as.numeric(unlist(exact_typII(ci=ci,cm=cm,co=co,alpha=alpha,gamma=gamma,dt=dt,eta=eta,p=p,varphi_Am,varphi_AT,phi_A)))
  opiiV=as.numeric(unlist(exact_typII(ci=ci,cm=cm,co=co,alpha=alpha,gamma=gamma,dt=dt,eta=eta,p=p,varphi_Vm,varphi_VT,phi_V)))
  opiiDgrid=as.numeric(unlist(grid_search_II(phi_D)))
  opiiAgrid=as.numeric(unlist(grid_search_II(phi_A)))
  opiiVgrid=as.numeric(unlist(grid_search_II(phi_V)))
  opiD=as.numeric(unlist(exact_design_D()))
  opiDgrid=as.numeric(unlist(grid_search_D()))
  opiA=as.numeric(unlist(exact_design_A()))
  opiAgrid=as.numeric(unlist(grid_search_A()))
  opiV=as.numeric(unlist(exact_design_V()))
  opiVgrid=as.numeric(unlist(grid_search_V()))
  re=matrix(c(unlist(opiD)[c(5,5,1,2,4)]/c(1,unlist(opiiD)[4],1,1,1),
              unlist(opiDgrid)[c(5,5,1,2,4)]/c(1,unlist(opiiD)[4],1,1,1),
              unlist(opiiD)[c(4,4,1,2,3)]/c(1,unlist(opiiD)[4],1,1,1),
              unlist(opiiDgrid)[c(4,4,1,2,3)]/c(1,unlist(opiiD)[4],1,1,1),
              c(1/3600/varphi_D(250),1/3600/varphi_D(250)/unlist(opiiD)[4],12,5,250),
              unlist(opiA)[c(5,5,1,2,4)]/c(1,unlist(opiiA)[4],1,1,1),
              unlist(opiAgrid)[c(5,5,1,2,4)]/c(1,unlist(opiiA)[4],1,1,1),
              unlist(opiiA)[c(4,4,1,2,3)]/c(1,unlist(opiiA)[4],1,1,1),
              unlist(opiiAgrid)[c(4,4,1,2,3)]/c(1,unlist(opiiA)[4],1,1,1),
              c(1/60/varphi_A(250),1/60/varphi_A(250)/unlist(opiiA)[4],12,5,250),
              unlist(opiV)[c(5,5,1,2,4)]/c(1,unlist(opiiV)[4],1,1,1),
              unlist(opiVgrid)[c(5,5,1,2,4)]/c(1,unlist(opiiV)[4],1,1,1),
              unlist(opiiV)[c(4,4,1,2,3)]/c(1,unlist(opiiV)[4],1,1,1),
              unlist(opiiVgrid)[c(4,4,1,2,3)]/c(1,unlist(opiiV)[4],1,1,1),
              c(1/60/varphi_V(250),1/60/varphi_V(250)/unlist(opiiV)[4],12,5,250)),ncol=5,byrow=T)
  re[,2]=1/re[,2]
  re=data.frame(re)
  colnames(re)=c("obj","RE","n","m","Te")
  return(re)
}
options(digits = 3)
table2=summarizeoptIandII()
